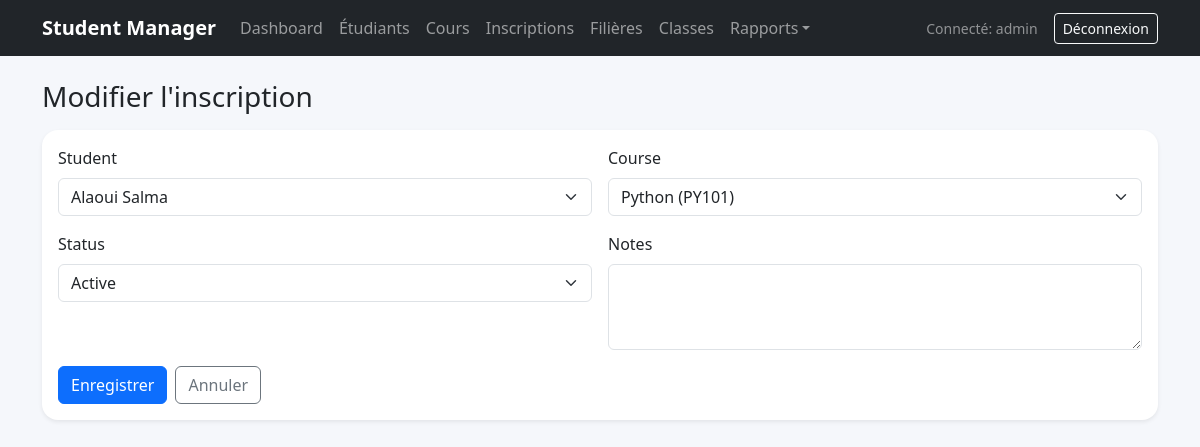
Screenshot of /enrollments/1/edit/ (signed in) with the database file from the repository.
### academics/models.py (models this page shows, shortened)
class Enrollment(models.Model):
    STATUS_ACTIVE = 'active'
    STATUS_COMPLETED = 'completed'
    STATUS_DROPPED = 'dropped'
    STATUS_CHOICES = [
        (STATUS_ACTIVE, 'Active'),
        (STATUS_COMPLETED, 'Terminée'),
        (STATUS_DROPPED, 'Abandonnée'),
    ]
    student = models.ForeignKey(Student, on_delete=models.CASCADE, related_name='enrollments')
    course = models.ForeignKey(Course, on_delete=models.CASCADE, related_name='enrollments')
    status = models.CharField(max_length=20, choices=STATUS_CHOICES, default=STATUS_ACTIVE)
    enrolled_at = models.DateField(auto_now_add=True)
    notes = models.TextField(blank=True)
    class Meta:
        ordering = ['-enrolled_at', 'student__last_name']
        verbose_name = 'Inscription'
        verbose_name_plural = 'Inscriptions'
        constraints = [
            models.UniqueConstraint(fields=['student', 'course'], name='unique_student_course_enrollment')
        ]

### academics/views.py (the view)
# urls.py: path('enrollments/<int:pk>/edit/', views.EnrollmentUpdateView.as_view(), name='enrollment_edit'),
class EnrollmentUpdateView(LoginRequiredMixin, PermissionRequiredMixin, SuccessMessageMixin, UpdateView):
    model = Enrollment
    form_class = EnrollmentForm
    permission_required = 'academics.change_enrollment'
    template_name = 'academics/enrollment_form.html'
    success_url = reverse_lazy('enrollment_list')
    success_message = 'Inscription modifiée avec succès.'

### academics/forms.py
class EnrollmentForm(forms.ModelForm):
    class Meta:
        model = Enrollment
        fields = ['student', 'course', 'status', 'notes']
        widgets = {'notes': forms.Textarea(attrs={'rows': 3})}

### academics/models.py (called while the page is built)
    def __str__(self):
        return f"{self.title} ({self.code})"

    def __str__(self):
        return f"{self.last_name} {self.first_name}"

### templates/academics/enrollment_form.html (shortened to what this page needs)
{% extends 'base.html' %}
{% block content %}
<h1 class="h3 mb-3">{% if view.object %}Modifier l'inscription{% else %}Nouvelle inscription{% endif %}</h1>
<div class="card shadow-sm"><div class="card-body">
    <form method="post">
        {% include 'academics/partials/form_fields.html' %}
        <div class="mt-3 d-flex gap-2">
            <button class="btn btn-primary" type="submit">Enregistrer</button>
            <a class="btn btn-outline-secondary" href="{% url 'enrollment_list' %}">Annuler</a>
        </div>
    </form>
</div></div>
{% endblock %}

### templates/base.html (shortened to what this page needs)
{% load static %}
<!DOCTYPE html>
<html lang="fr">
<head>
    <link href="https://cdn.jsdelivr.net/npm/bootstrap@5.3.3/dist/css/bootstrap.min.css" rel="stylesheet">
    <link rel="stylesheet" href="{% static 'css/app.css' %}">
</head>
<body>
    <nav class="navbar navbar-expand-lg navbar-dark bg-dark mb-4">
        <div class="container">
            <a class="navbar-brand" href="{% url 'dashboard' %}">Student Manager</a>
            {% if user.is_authenticated %}
            <div class="collapse navbar-collapse" id="mainNav">
                <ul class="navbar-nav me-auto mb-2 mb-lg-0">
                    <li class="nav-item"><a class="nav-link" href="{% url 'dashboard' %}">Dashboard</a></li>
                    <li class="nav-item"><a class="nav-link" href="{% url 'student_list' %}">Étudiants</a></li>
                    <li class="nav-item"><a class="nav-link" href="{% url 'course_list' %}">Cours</a></li>
                    <li class="nav-item"><a class="nav-link" href="{% url 'enrollment_list' %}">Inscriptions</a></li>
                    <li class="nav-item"><a class="nav-link" href="{% url 'program_list' %}">Filières</a></li>
                    <li class="nav-item"><a class="nav-link" href="{% url 'classroom_list' %}">Classes</a></li>
                    <li class="nav-item dropdown">
                        <a class="nav-link dropdown-toggle" href="#" role="button" data-bs-toggle="dropdown">Rapports</a>
                    </li>
                </ul>
                <div class="d-flex align-items-center gap-3">
                    <span class="text-white-50 small">Connecté: {{ user.username }}</span>
                    <form method="post" action="{% url 'logout' %}">
                        <button class="btn btn-outline-light btn-sm" type="submit">Déconnexion</button>
                    </form>
                </div>
            </div>
            {% endif %}
        </div>
    </nav>
    <main class="container pb-5">
        {% block content %}{% endblock %}
    </main>
</body>
</html>

### templates/academics/partials/form_fields.html (shortened to what this page needs)
<div class="row g-3">
    {% for field in form %}
        <div class="col-md-6">
            <label class="form-label" for="{{ field.id_for_label }}">{{ field.label }}</label>
            {{ field }}
        </div>
    {% endfor %}
</div>

### static/css/app.css (style rules this page uses)
body { background-color: #f5f7fb; }
.card { border: 0; border-radius: 1rem; }
.navbar-brand { font-weight: 700; }

### rows the page displays
Enrollment: form "Alaoui Salma" "Python (PY101)" "Active"

### other values shown
{{ user.username }} "admin"
{{ field.label }} "Student" "Course" "Status" "Notes"
